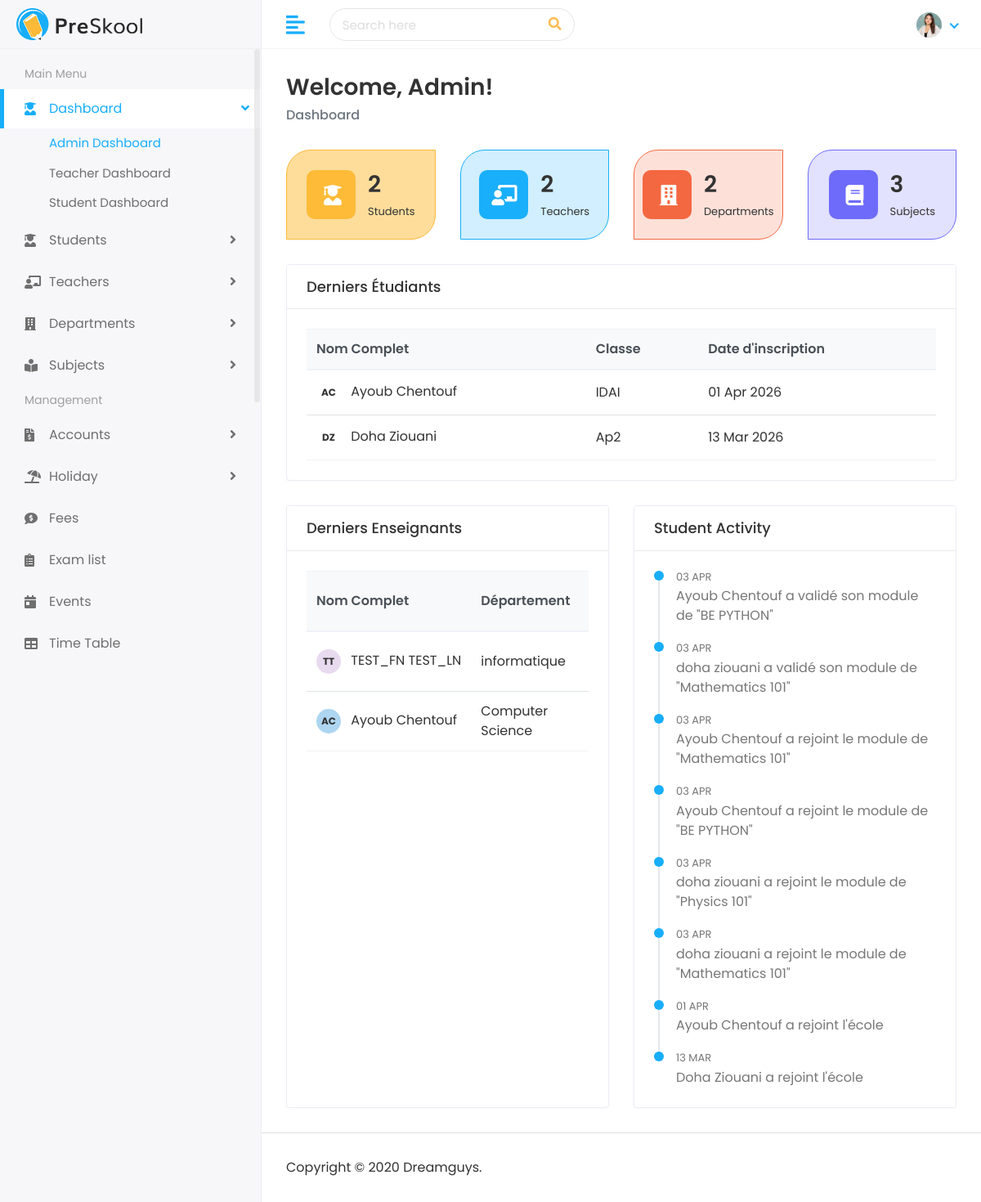
The page /admin-dashboard/ (signed in) on the database as committed earlier.
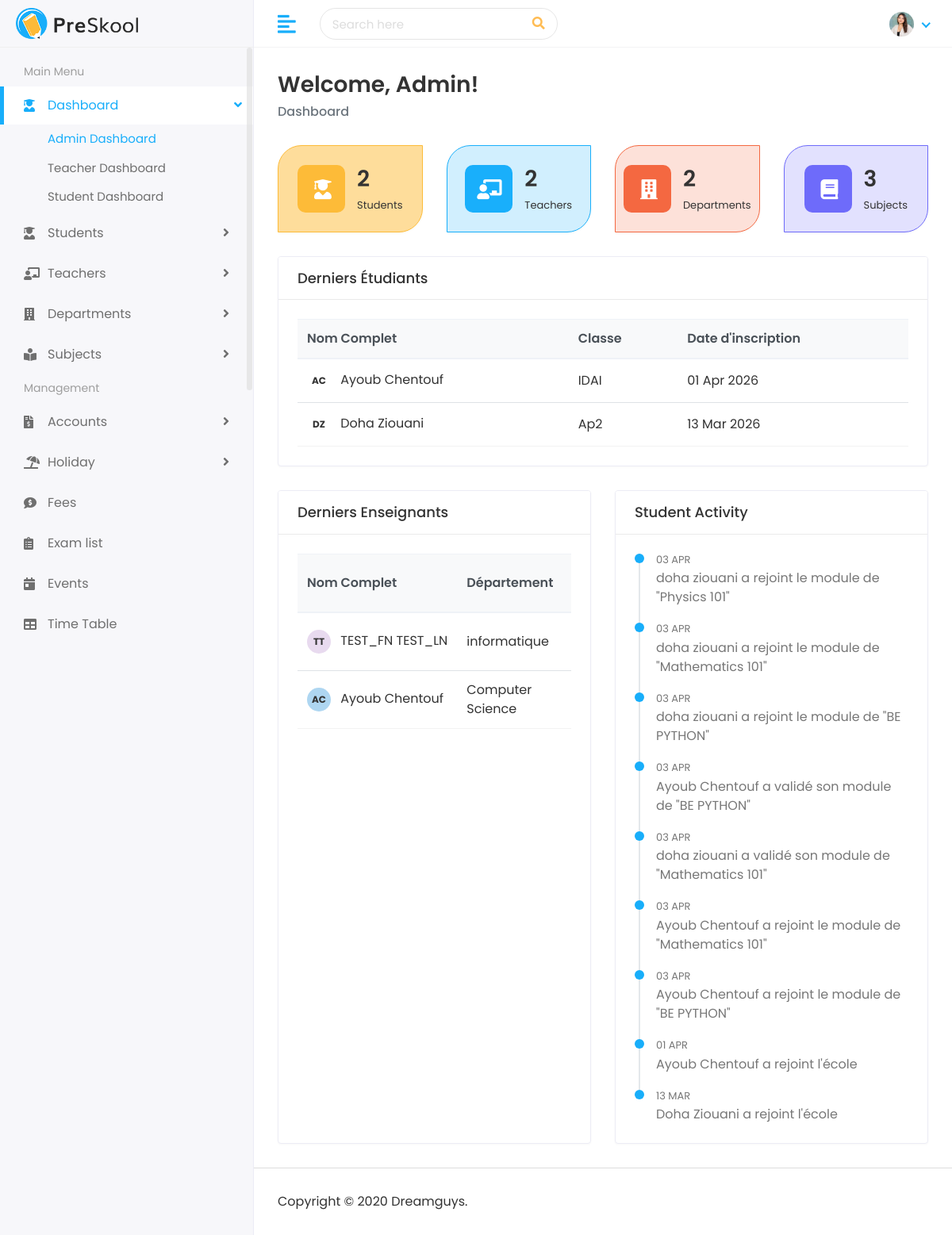
The same page on the database as committed later.
### subjects/models.py (models this page shows, shortened)
class Enrollment(models.Model):
    student = models.ForeignKey(
        settings.AUTH_USER_MODEL,
        on_delete=models.CASCADE,
        related_name='enrollments',
        limit_choices_to={'is_student': True}
    )
    subject = models.ForeignKey(Subject, on_delete=models.CASCADE, related_name='enrollments')
    created_at = models.DateTimeField(auto_now_add=True, null=True, blank=True)
    class Meta:
        unique_together = ('student', 'subject')

### faculty/views.py (the view)
# urls.py: path('admin-dashboard/', views.admin_dashboard, name='admin_dashboard'),
@role_required(['admin'])
def admin_dashboard(request):
    student_count = Student.objects.count()
    teacher_count = Teacher.objects.count()
    department_count = Department.objects.count()
    subject_count = Subject.objects.count()
    recent_students = Student.objects.order_by('-joining_date')[:5]
    recent_teachers = Teacher.objects.select_related('department').order_by('-joining_date')[:5]
    activities = []
    enrollments = Enrollment.objects.select_related('student', 'subject').order_by('-created_at')[:5]
    for en in enrollments:
        activities.append({
            'date': en.created_at,
            'text': f"{en.student.first_name} {en.student.last_name} a rejoint le module de \"{en.subject.name}\"",
            'type': 'enroll'
        })
    results = ExamResult.objects.select_related('student', 'exam__subject').order_by('-created_at')[:5]
    for res in results:
        activities.append({
            'date': res.created_at,
            'text': f"{res.student.first_name} {res.student.last_name} a validé son module de \"{res.exam.subject.name}\"",
            'type': 'validation'
        })
    for st in recent_students:
        activities.append({
            'date': st.joining_date,
            'text': f"{st.first_name} {st.last_name} a rejoint l'école",
            'type': 'join'
        })
    from datetime import date, datetime
    from django.utils import timezone
    activities.sort(key=lambda x: x['date'] if isinstance(x['date'], datetime) else timezone.make_aware(datetime.combine(x['date'], datetime.min.time())), reverse=True)
    activities = activities[:10]  # Limit to 10 latest activities
    context = {
        'student_count': student_count,
        'teacher_count': teacher_count,
        'department_count': department_count,
        'subject_count': subject_count,
        'recent_students': recent_students,
        'recent_teachers': recent_teachers,
        'activities': activities,
    }
    return render(request, 'Home/index.html', context)

### templates/Home/index.html (shortened to what the changed rows need)
{% extends 'Home/base.html' %}
{% load static %}
{% block body %}
         <div class="page-wrapper">
            <div class="content container-fluid">
               <div class="row">
                  <div class="col-md-12 d-flex">
                     <div class="card flex-fill">
                        <div class="card-body">
                           <div class="table-responsive">
                              <table class="table table-hover table-center">
                                 <thead class="thead-light">
                                    <tr>
                                       <th>Nom Complet</th>
                                       <th>Classe</th>
                                       <th>Date d'inscription</th>
                                    </tr>
                                 </thead>
                              </table>
                           </div>
                        </div>
                     </div>
                  </div>
               </div>
               <div class="row">
                  <div class="col-md-6 d-flex">
                     <div class="card flex-fill">
                        <div class="card-body">
                           <div class="table-responsive">
                              <table class="table table-hover table-center">
                                 <thead class="thead-light">
                                    <tr>
                                       <th>Nom Complet</th>
                                       <th>Département</th>
                                       <th>Rejoint le</th>
                                    </tr>
                                 </thead>
                              </table>
                           </div>
                        </div>
                     </div>
                  </div>
                  <div class="col-md-6 d-flex">
                     <div class="card flex-fill">
                        <div class="card-body">
                           <ul class="activity-feed">
                              {% for activity in activities %}
                              <li class="feed-item">
                                 <div class="feed-date">{{ activity.date|date:"d M" }}</div>
                                 <span class="feed-text">
                                    {{ activity.text }}
                                 </span>
                              </li>
                              {% empty %}
                              <li class="feed-item">
                                 <div class="feed-date">Aujourd'hui</div>
                                 <span class="feed-text">Pas d'activité récente</span>
                              </li>
                              {% endfor %}
                           </ul>
                        </div>
                     </div>
                  </div>
               </div>
            </div>
         </div>
{% endblock %}

Rows that differ between the two databases and show on the page:
added Enrollment: date "03 APR"
Other text that changed with them:
new list line: "doha ziouani a rejoint le module de \"BE PYTHON\""
